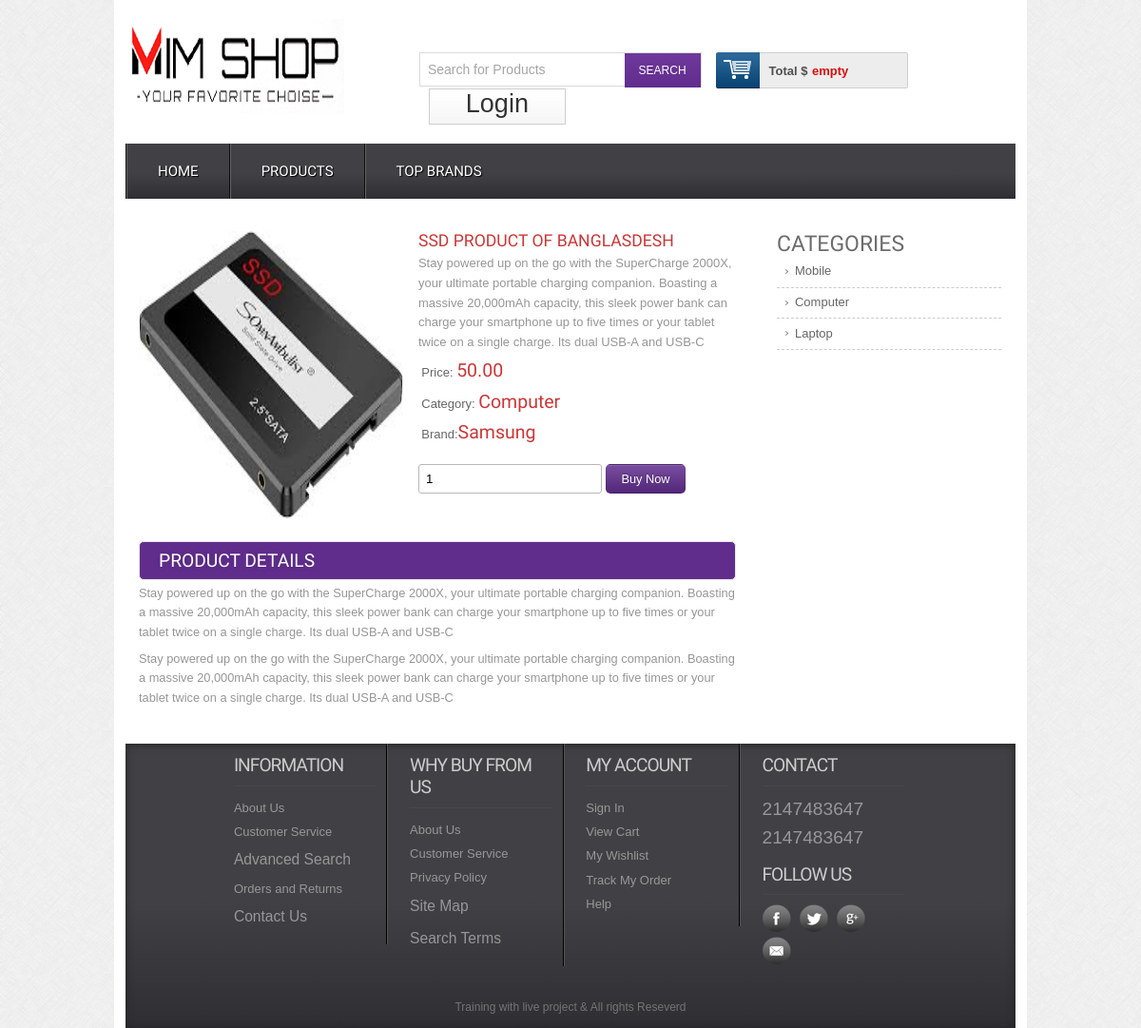
Screenshot of /details.php?id=12 with the database file from the repository.
### tables this page shows
CREATE TABLE `products` (
  `id` int(11) NOT NULL,
  `p_name` varchar(55) NOT NULL,
  `p_title` mediumtext NOT NULL,
  `p_description` longtext NOT NULL,
  `prize` float(10,2) NOT NULL,
  `image` varchar(55) NOT NULL,
  `cat_Id` varchar(55) NOT NULL,
  `brand_Id` varchar(55) NOT NULL,
  `type` tinyint(4) NOT NULL DEFAULT 0,
  `date` timestamp NOT NULL DEFAULT current_timestamp() ON UPDATE current_timestamp()
);

CREATE TABLE `categories` (
  `category_id` int(55) NOT NULL,
  `category_name` varchar(55) NOT NULL,
  `date` timestamp NOT NULL DEFAULT current_timestamp() ON UPDATE current_timestamp()
);

CREATE TABLE `brands` (
  `brandId` int(11) NOT NULL,
  `brandName` varchar(255) NOT NULL
);

CREATE TABLE `company_info` (
  `id` int(11) NOT NULL,
  `c_name` varchar(55) NOT NULL,
  `number` int(55) NOT NULL,
  `A_number` int(55) NOT NULL,
  `address` varchar(55) NOT NULL,
  `fax` varchar(55) NOT NULL,
  `email` varchar(55) NOT NULL,
  `city` varchar(55) NOT NULL,
  `postal_code` int(55) NOT NULL,
  `country` varchar(55) NOT NULL,
  `facebook` varchar(55) NOT NULL,
  `instragram` varchar(55) NOT NULL,
  `google` varchar(55) NOT NULL,
  `twitter` varchar(55) NOT NULL,
  `date` timestamp NOT NULL DEFAULT current_timestamp() ON UPDATE current_timestamp()
);

### config/config.php (called while the page is built, shortened)
<?php
class connection
{
    public function __construct()
    {
        $this->con = new mysqli("localhost", "root", "", "e_commerce_site");
    }
}

### classes/Product.php (called while the page is built, shortened)
<?php
include_once __DIR__ . '/../config/config.php';
class Product extends connection
{
    public function product_details($id)
    {
        $id = mysqli_real_escape_string($this->con, $id);
        $query = "SELECT
                products.*,
                brands.brandName,
                categories.category_name
            FROM
                products
            INNER JOIN brands ON products.brand_Id = brands.brandId
            INNER JOIN categories ON products.cat_Id = categories.category_id
            WHERE products.id = '$id'
            ORDER BY products.id DESC";
        $result = $this->con->query($query);
        return $result;
    }
}

### classes/Category.php (called while the page is built, shortened)
<?php
include_once __DIR__ . '/../config/config.php';
class Category extends connection
{
    public function show_category()
    {
        $sql = "SELECT * FROM categories";
        $result = $this->con->query($sql);
        return $result;
    }
}

### classes/Setting.php (called while the page is built, shortened)
<?php
include_once __DIR__ . '/../config/config.php';
class Setting extends connection
{
    public function get_setting()
    {
        $sql = "SELECT * FROM `company_info`";
        $result = $this->con->query($sql);
        if ($result->num_rows > 0) {
            while ($row = $result->fetch_assoc()) {
                return $row;
            }
        };
    }
}

### details.php (the view, shortened to what this page needs)
<?php include('include/header.php'); ?>
<?php
include 'classes/Product.php';
$details = new Product();
$id = $_GET['id'];
if (isset($_GET['id'])) {
	$dt_product = $details->product_details($id);
	$row = mysqli_fetch_assoc($dt_product);
}
?>
<?php
include 'classes/Cart.php';
?>
<?php
include 'classes/Category.php';
$ctg = new Category();
$ctg = $ctg->show_category();
?>
<div class="main">
	<div class="content">
		<div class="section group">
			<div class="cont-desc span_1_of_2">
				<div class="grid images_3_of_2">
					<img src="images/product-img/<?php echo $row['image']; ?>" alt="" />
				</div>
				<div class="desc span_3_of_2">
					<h2><?php echo $row['p_title'] ?> </h2>
					<p><?php echo $row['p_description'] ?> </p>
					<div class="price">
						<p>Price: <span><?php echo $row['prize'] ?> </span></p>
						<p>Category: <span><?php echo $row['category_name'] ?> </span></p>
						<p>Brand:<span><?php echo $row['brandName'] ?> </span></p>
					</div>
					<div class="add-cart">
						<?php
						if (isset($_SESSION['user'])) {
						?>
							<form method="POST">
								<input type="number" class="buyfield" name="quantity" value="1" />
								<input type="submit" class="buysubmit" name="submit" onclick="return confirm('Are you sure Add to cart?')" value="Buy Now" />
							</form>
						<?php
						} else {
						?>
							<form method="POST">
								<input type="number" class="buyfield" name="quantity" value="1" />
								<input type="submit" class="buysubmit" value="Buy Now" onclick="return logoutUser()" />
							</form>
						<?php
						}
						?>
					</div>
				</div>
				<div class="product-desc">
					<h2>Product Details</h2>
					<p><?php echo $row['p_description'] ?></p>
					<p><?php echo $row['p_description'] ?></p>
				</div>
			</div>
			<div class="rightsidebar span_3_of_1">
				<h2>CATEGORIES</h2>
				<?php
				if ($ctg) {
					while ($row = mysqli_fetch_assoc($ctg)) { ?>
						<ul>
							<li><a href="productbycat.php?catId=<?php echo $row['category_id']; ?>"><?php echo $row['category_name']; ?></a></li>
						</ul>
				<?php }
				}
				?>
			</div>
		</div>
	</div>
</div>
<?php include('include/footer.php'); ?>

### include/footer.php (shortened to what this page needs)
<?php
include 'classes/Setting.php';
$st = new Setting();
$data = $st->get_setting();
?>
<div class="footer">
    <div class="wrapper">
        <div class="section group">
            <div class="col_1_of_4 span_1_of_4">
                <h4>Information</h4>
                <ul>
                    <li><a href="index.php">About Us</a></li>
                    <li><a href="index.php">Customer Service</a></li>
                    <li><a href="index.php"><span>Advanced Search</span></a></li>
                    <li><a href="index.php">Orders and Returns</a></li>
                    <li><a href="index.php"><span>Contact Us</span></a></li>
                </ul>
            </div>
            <div class="col_1_of_4 span_1_of_4">
                <h4>Why buy from us</h4>
                <ul>
                    <li><a href="index.php">About Us</a></li>
                    <li><a href="index.php">Customer Service</a></li>
                    <li><a href="index.php">Privacy Policy</a></li>
                    <li><a href="index.php"><span>Site Map</span></a></li>
                    <li><a href="index.php"><span>Search Terms</span></a></li>
                </ul>
            </div>
            <div class="col_1_of_4 span_1_of_4">
                <h4>My account</h4>
                <ul>
                    <li><a href="index.php">Sign In</a></li>
                    <li><a href="index.php">View Cart</a></li>
                    <li><a href="index.php">My Wishlist</a></li>
                    <li><a href="index.php">Track My Order</a></li>
                    <li><a href="index.php">Help</a></li>
                </ul>
            </div>
            <div class="col_1_of_4 span_1_of_4">
                <h4>Contact</h4>
                <ul>
                    <li><span><?php echo $data['number']; ?></span></li>
                    <li><span><?php echo $data['A_number']; ?></span></li>
                </ul>
                <div class="social-icons">
                    <h4>Follow Us</h4>
                    <ul>
                        <li class="facebook"><a href="<?php echo $data['facebook']; ?>" target="_blank"> </a></li>
                        <li class="twitter"><a href="<?php echo $data['instragram']; ?>" target="_blank"> </a></li>
                        <li class="googleplus"><a href="<?php echo $data['google']; ?>" target="_blank"> </a></li>
                        <li class="contact"><a href="<?php echo $data['twitter']; ?>" target="_blank"> </a></li>
                    </ul>
                </div>
            </div>
        </div>
        <div class="copy_right">
            <p>Training with live project &amp; All rights Reseverd </p>
        </div>
    </div>
</div>
<link href="css/flexslider.css" rel='stylesheet' type='text/css' />
</body>
</html>

### rows the page displays
products: image (picture), p_title "SSD PRODUCT OF BANGLASDESH", p_description "Stay powered up on the go with the SuperCharge 2000X, your ultimate portable charging companion. Boasting a massive 20,000mAh capacity, this sleek power bank can charge your smartphone up to five times or your tablet twice on a single charge. Its dual USB-A and USB-C", prize "50.00", categories.category_name "Computer", brand_Id.brandName "Samsung"
categories: category_name "Mobile"
categories: category_name "Computer"
categories: category_name "Laptop"
company_info: number "2147483647", A_number "2147483647"
